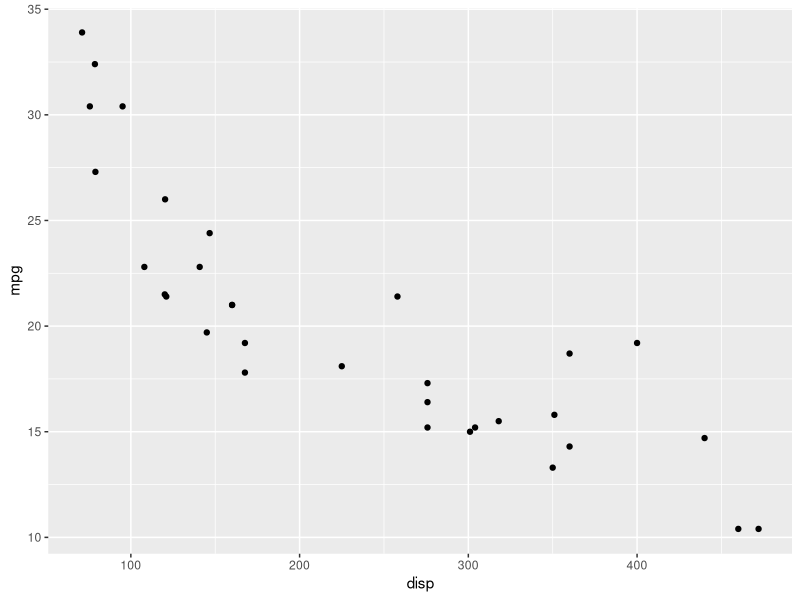
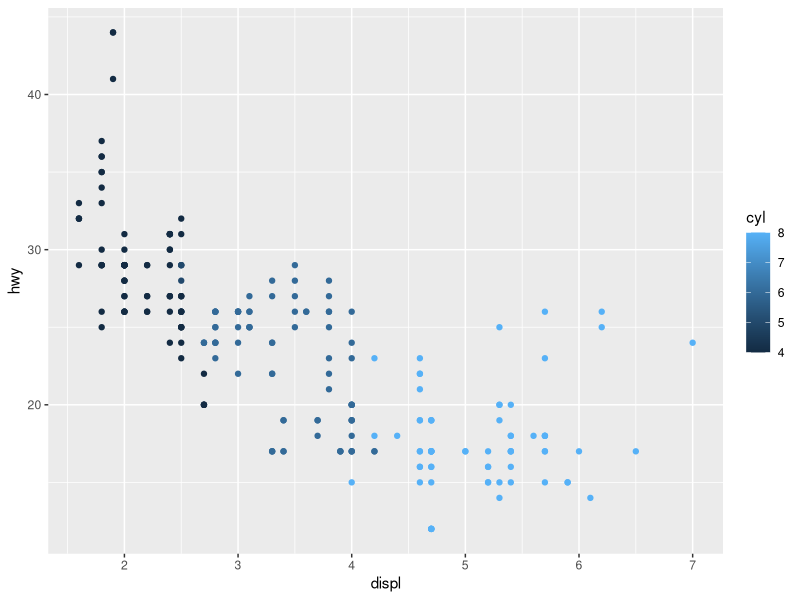
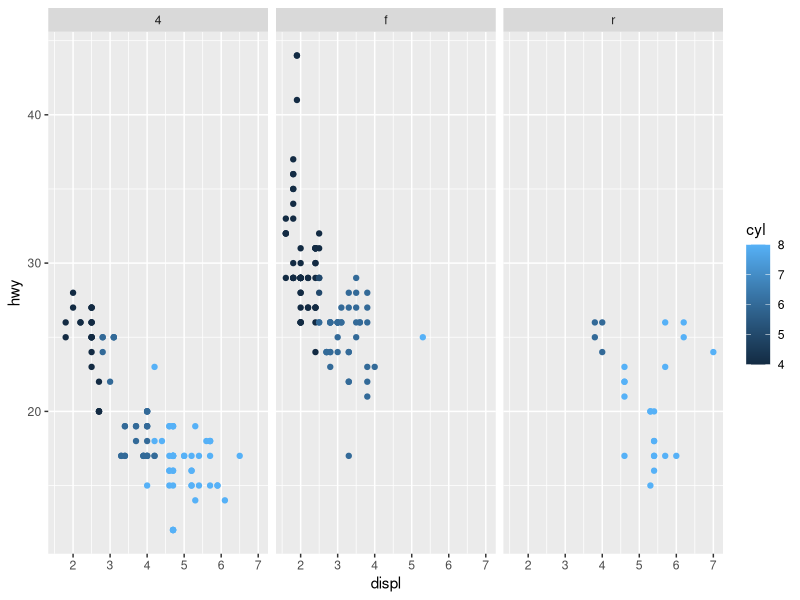

Source code (R) for these figures, in order:
## ---- chunk 1
knitr::opts_chunk$set(echo = TRUE)
## ---- chunk 2
Market <- data.frame ( 
  fruits = c("apple", "banana", "grapes"),
  cost = c(10,12,14),
  weight_kgs = c(2,4,5) )
# printing the data frame 
Market
## ---- chunk 3
df <- data.frame(cars = c("Truck", "Car", "SUV"),
                  mpg = c(11, 30, 24),
                  cost = c(45000,25000,35000) )
df
## ---- chunk 4
df[1,3]
## ---- chunk 5
df[1:3,]
## ---- chunk 6
df[,3]
## ---- chunk 7
data(mtcars)
## ---- chunk 8
head(mtcars,3)
## ---- chunk 9
tail(mtcars,5)
## ---- chunk 10
var <- names(sapply(mtcars,typeof))
# categorical variables
var[c(2,8)]
# continuous variables
var[c(1,3)]
## ---- chunk 11
library(ggplot2)
ggplot(mtcars,aes(x=disp, y=mpg)) + geom_point()
## ---- chunk 12
data(mpg)
ggplot(mpg,aes(x=displ, y=hwy , color=cyl)) + geom_point()
## ---- chunk 13
ggplot(mpg,aes(x=displ, y=hwy , color=cyl)) + geom_point() + facet_wrap(~drv)
